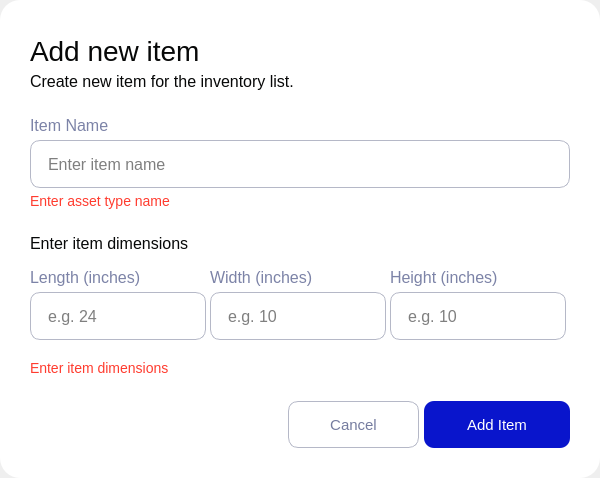
        <widget class="QWidget" name="invetory_item_page">
         <layout class="QVBoxLayout" name="invetory_item_layout">
          <property name="spacing">
           <number>0</number>
          </property>
          <property name="leftMargin">
           <number>0</number>
          </property>
          <property name="topMargin">
           <number>0</number>
          </property>
          <property name="rightMargin">
           <number>0</number>
          </property>
          <property name="bottomMargin">
           <number>0</number>
          </property>
          <item alignment="Qt::AlignHCenter|Qt::AlignVCenter">
           <widget class="QFrame" name="inventor_item_main_frame">
            <property name="minimumSize">
             <size>
              <width>0</width>
              <height>0</height>
             </size>
            </property>
            <property name="maximumSize">
             <size>
              <width>16777215</width>
              <height>16777215</height>
             </size>
            </property>
            <property name="styleSheet">
             <string notr="true">QFrame {
	border-radius: 20px;
	background-color: rgb(255, 255, 255);
}

QLineEdit {
	min-width: 508px;
	min-height: 46px;
	max-width: 508px;
	max-height: 46px;
	border-radius: 10px;
	border: 1px solid #B5B8C7;
	padding-left: 15px;
	padding-right: 15px;
	font-size: 16px;
}

QLineEdit:hover {
	border: 1px solid #0915CC;
	background-color: #F2F3F6;
}

QLineEdit:focus {
	border: 1px solid #0915CC;
	background-color: #F2F3F6;
}

QLineEdit[error=true] {
	border: 1px solid #FF3C2F;
}


#inventory_item_header{
	font-size: 28px;
	color: #070808;
	margin-bottom: 5px;
}

#inventory_item_text, #inventory_item_text_2 {
	font-size: 16px;
	color: #070808;
	margin-bottom: 25px;
}

#error_inventory_item_name, #error_inventory_item_dimension {
	margin-top: 5px;
	font-size: 14px;
	color: #FF3C2F;
}

#inventory_item_name_label{
	font-size: 16px;
	color: #7C83A7;
	margin-bottom: 5px;
}</string>
            </property>
            <property name="frameShape">
             <enum>QFrame::NoFrame</enum>
            </property>
            <property name="frameShadow">
             <enum>QFrame::Raised</enum>
            </property>
            <layout class="QVBoxLayout" name="inventor_item_main_layout">
             <property name="spacing">
              <number>0</number>
             </property>
             <property name="leftMargin">
              <number>30</number>
             </property>
             <property name="topMargin">
              <number>35</number>
             </property>
             <property name="rightMargin">
              <number>30</number>
             </property>
             <property name="bottomMargin">
              <number>30</number>
             </property>
             <item>
              <widget class="QLabel" name="inventory_item_header">
               <property name="styleSheet">
                <string notr="true"/>
               </property>
               <property name="text">
                <string>Add new item</string>
               </property>
               <property name="textFormat">
                <enum>Qt::AutoText</enum>
               </property>
               <property name="alignment">
                <set>Qt::AlignJustify|Qt::AlignVCenter</set>
               </property>
               <property name="margin">
                <number>0</number>
               </property>
               <property name="indent">
                <number>-1</number>
               </property>
              </widget>
             </item>
             <item>
              <widget class="QLabel" name="inventory_item_text">
               <property name="styleSheet">
                <string notr="true"/>
               </property>
               <property name="text">
                <string>Create new item for the inventory list.</string>
               </property>
               <property name="alignment">
                <set>Qt::AlignJustify|Qt::AlignVCenter</set>
               </property>
              </widget>
             </item>
             <item>
              <widget class="QLabel" name="inventory_item_name_label">
               <property name="styleSheet">
                <string notr="true">margin-bottom: 5px;</string>
               </property>
               <property name="text">
                <string>Item Name</string>
               </property>
               <property name="alignment">
                <set>Qt::AlignJustify|Qt::AlignVCenter</set>
               </property>
              </widget>
             </item>
             <item>
              <widget class="QLineEdit" name="inventory_item_name_input">
               <property name="enabled">
                <bool>true</bool>
               </property>
               <property name="sizePolicy">
                <sizepolicy hsizetype="Fixed" vsizetype="Fixed">
                 <horstretch>0</horstretch>
                 <verstretch>0</verstretch>
                </sizepolicy>
               </property>
               <property name="minimumSize">
                <size>
                 <width>540</width>
                 <height>48</height>
                </size>
               </property>
               <property name="maximumSize">
                <size>
                 <width>540</width>
                 <height>48</height>
                </size>
               </property>
               <property name="layoutDirection">
                <enum>Qt::LeftToRight</enum>
               </property>
               <property name="styleSheet">
                <string notr="true"/>
               </property>
               <property name="text">
                <string/>
               </property>
               <property name="alignment">
                <set>Qt::AlignLeading|Qt::AlignLeft|Qt::AlignVCenter</set>
               </property>
               <property name="placeholderText">
                <string>Enter item name</string>
               </property>
              </widget>
             </item>
             <item>
              <widget class="QLabel" name="error_inventory_item_name">
               <property name="focusPolicy">
                <enum>Qt::NoFocus</enum>
               </property>
               <property name="styleSheet">
                <string notr="true"/>
               </property>
               <property name="text">
                <string>Enter asset type name</string>
               </property>
               <property name="alignment">
                <set>Qt::AlignJustify|Qt::AlignVCenter</set>
               </property>
              </widget>
             </item>
             <item>
              <widget class="QLabel" name="inventory_item_text_2">
               <property name="styleSheet">
                <string notr="true">margin-bottom: 0px;
margin-top: 25px;</string>
               </property>
               <property name="text">
                <string>Enter item dimensions</string>
               </property>
               <property name="alignment">
                <set>Qt::AlignJustify|Qt::AlignVCenter</set>
               </property>
              </widget>
             </item>
             <item>
              <widget class="QFrame" name="inventor_item_dimension_frame">
               <property name="styleSheet">
                <string notr="true">QLineEdit {
	min-width: 144px;
	min-height: 46px;
	max-width: 144px;
	max-height: 46px;
}

QLabel {
	font-size: 16px;
	color: #7C83A7;
}</string>
               </property>
               <property name="frameShape">
                <enum>QFrame::NoFrame</enum>
               </property>
               <property name="frameShadow">
                <enum>QFrame::Raised</enum>
               </property>
               <layout class="QHBoxLayout" name="inventor_item_dimension_layout">
                <property name="spacing">
                 <number>0</number>
                </property>
                <property name="leftMargin">
                 <number>0</number>
                </property>
                <property name="topMargin">
                 <number>15</number>
                </property>
                <property name="rightMargin">
                 <number>0</number>
                </property>
                <property name="bottomMargin">
                 <number>15</number>
                </property>
                <item>
                 <widget class="QFrame" name="inventory_length_frame">
                  <property name="frameShape">
                   <enum>QFrame::NoFrame</enum>
                  </property>
                  <property name="frameShadow">
                   <enum>QFrame::Raised</enum>
                  </property>
                  <layout class="QVBoxLayout" name="inventory_length_layout">
                   <property name="spacing">
                    <number>5</number>
                   </property>
                   <property name="leftMargin">
                    <number>0</number>
                   </property>
                   <property name="topMargin">
                    <number>0</number>
                   </property>
                   <property name="rightMargin">
                    <number>0</number>
                   </property>
                   <property name="bottomMargin">
                    <number>0</number>
                   </property>
                   <item>
                    <widget class="QLabel" name="inventory_length_label">
                     <property name="text">
                      <string>Length (inches)</string>
                     </property>
                    </widget>
                   </item>
                   <item>
                    <widget class="QLineEdit" name="inventory_length_input">
                     <property name="placeholderText">
                      <string>e.g. 24</string>
                     </property>
                    </widget>
                   </item>
                  </layout>
                 </widget>
                </item>
                <item>
                 <widget class="QFrame" name="inventory_width_frame">
                  <property name="frameShape">
                   <enum>QFrame::NoFrame</enum>
                  </property>
                  <property name="frameShadow">
                   <enum>QFrame::Raised</enum>
                  </property>
                  <layout class="QVBoxLayout" name="inventory_width_layout">
                   <property name="spacing">
                    <number>5</number>
                   </property>
                   <property name="leftMargin">
                    <number>0</number>
                   </property>
                   <property name="topMargin">
                    <number>0</number>
                   </property>
                   <property name="rightMargin">
                    <number>0</number>
                   </property>
                   <property name="bottomMargin">
                    <number>0</number>
                   </property>
                   <item>
                    <widget class="QLabel" name="inventory_width_label">
                     <property name="text">
                      <string>Width (inches)</string>
                     </property>
                    </widget>
                   </item>
                   <item>
                    <widget class="QLineEdit" name="inventory_width_input">
                     <property name="placeholderText">
                      <string>e.g. 10</string>
                     </property>
                    </widget>
                   </item>
                  </layout>
                 </widget>
                </item>
                <item>
                 <widget class="QFrame" name="inventory_height_frame">
                  <property name="frameShape">
                   <enum>QFrame::NoFrame</enum>
                  </property>
                  <property name="frameShadow">
                   <enum>QFrame::Raised</enum>
                  </property>
                  <layout class="QVBoxLayout" name="inventory_height_layout">
                   <property name="spacing">
                    <number>5</number>
                   </property>
                   <property name="leftMargin">
                    <number>0</number>
                   </property>
                   <property name="topMargin">
                    <number>0</number>
                   </property>
                   <property name="rightMargin">
                    <number>0</number>
                   </property>
                   <property name="bottomMargin">
                    <number>0</number>
                   </property>
                   <item>
                    <widget class="QLabel" name="inventory_heigth_label">
                     <property name="text">
                      <string>Height (inches)</string>
                     </property>
                    </widget>
                   </item>
                   <item>
                    <widget class="QLineEdit" name="inventory_height_input">
                     <property name="placeholderText">
                      <string>e.g. 10</string>
                     </property>
                    </widget>
                   </item>
                  </layout>
                 </widget>
                </item>
               </layout>
              </widget>
             </item>
             <item>
              <widget class="QLabel" name="error_inventory_item_dimension">
               <property name="focusPolicy">
                <enum>Qt::NoFocus</enum>
               </property>
               <property name="styleSheet">
                <string notr="true"/>
               </property>
               <property name="text">
                <string>Enter item dimensions</string>
               </property>
               <property name="alignment">
                <set>Qt::AlignJustify|Qt::AlignVCenter</set>
               </property>
              </widget>
             </item>
             <item alignment="Qt::AlignRight">
              <widget class="QFrame" name="inventor_item_bottom_frame">
               <property name="frameShape">
                <enum>QFrame::NoFrame</enum>
               </property>
               <property name="frameShadow">
                <enum>QFrame::Raised</enum>
               </property>
               <layout class="QHBoxLayout" name="inventor_item_bottom_layout" stretch="0,0">
                <property name="spacing">
                 <number>5</number>
                </property>
                <property name="leftMargin">
                 <number>0</number>
                </property>
                <property name="topMargin">
                 <number>25</number>
                </property>
                <property name="rightMargin">
                 <number>0</number>
                </property>
                <property name="bottomMargin">
                 <number>0</number>
                </property>
                <item>
                 <widget class="QPushButton" name="cancel_inventor_item_butt">
                  <property name="minimumSize">
                   <size>
                    <width>131</width>
                    <height>47</height>
                   </size>
                  </property>
                  <property name="maximumSize">
                   <size>
                    <width>131</width>
                    <height>47</height>
                   </size>
                  </property>
                  <property name="cursor">
                   <cursorShape>PointingHandCursor</cursorShape>
                  </property>
                  <property name="styleSheet">
                   <string notr="true">QPushButton {
	border-radius: 10px;
	border: 1px solid #B5B8C7;
	font-size: 15px;
	color: #FFFFFF;
	color: #757C9F;
}

QPushButton:hover {
	color: #0915CC;
	border: 1px solid #0915CC;
}</string>
                  </property>
                  <property name="text">
                   <string>Cancel</string>
                  </property>
                 </widget>
                </item>
                <item>
                 <widget class="QPushButton" name="add_inventor_item_butt">
                  <property name="minimumSize">
                   <size>
                    <width>146</width>
                    <height>47</height>
                   </size>
                  </property>
                  <property name="maximumSize">
                   <size>
                    <width>146</width>
                    <height>47</height>
                   </size>
                  </property>
                  <property name="cursor">
                   <cursorShape>PointingHandCursor</cursorShape>
                  </property>
                  <property name="styleSheet">
                   <string notr="true">QPushButton {
	border-radius: 10px;
	font-size: 15px;
	color: #FFFFFF;
	background: #0915CC;
}

QPushButton:hover {
	background: rgba(9, 21, 204, 0.8);
}</string>
                  </property>
                  <property name="text">
                   <string>Add Item</string>
                  </property>
                 </widget>
                </item>
               </layout>
              </widget>
             </item>
            </layout>
           </widget>
          </item>
         </layout>
        </widget>
